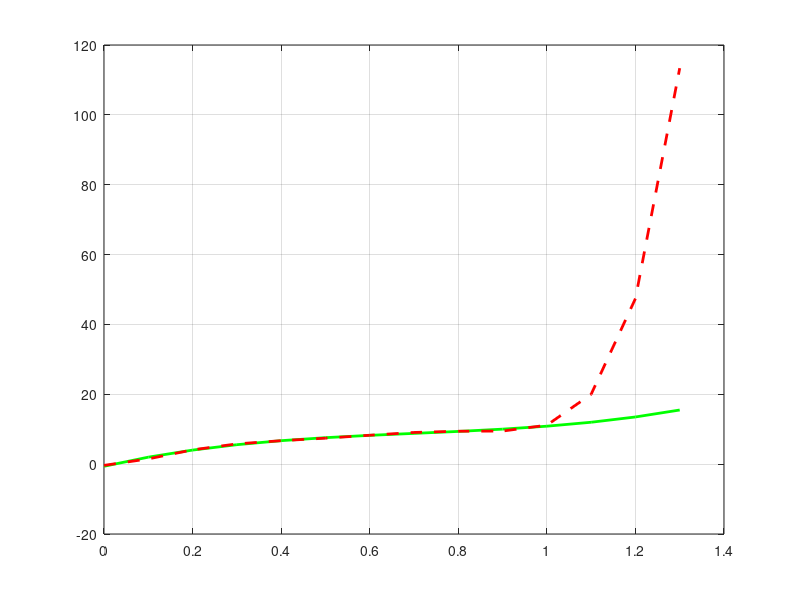

Here is the MATLAB script that generated this plot:
x=0:0.1:1;
y=[-0.447,1.978,3.28,6.16,7.08,7.34,7.66,9.56,9.48,9.3,11.2]
t=0:0.1:1.3;
p3=polyfit(x,y,3);
p6=polyfit(x,y,6)
s=polyval(p3,t);
s1=polyval(p6,t);

plot(t,s,'g-','linewidth',2);
hold on;
plot(t,s1,'r--','linewidth',2);
grid;
